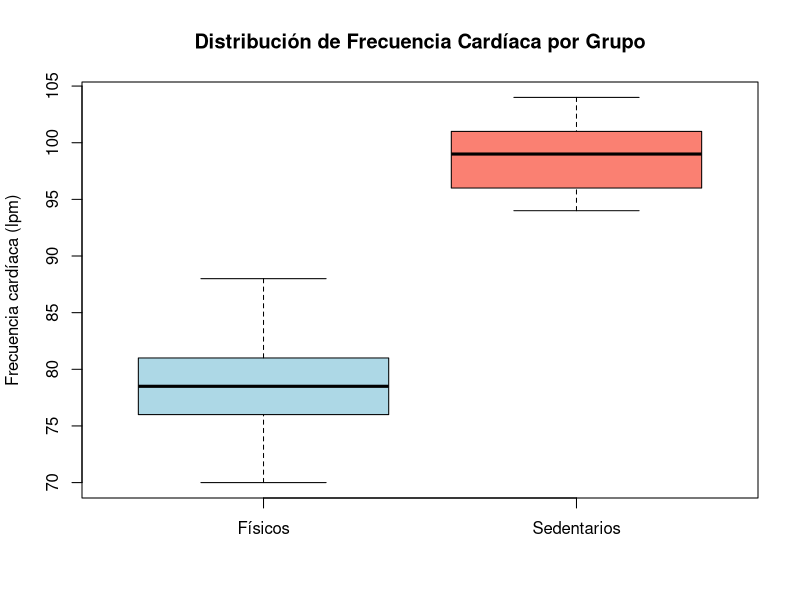

This figure's R source:
# Datos de frecuencia cardíaca (modificados)
frec_fisica <- c(70, 75, 80, 78, 72, 82, 79, 81, 77, 77,
                 75, 76, 80, 77, 73, 82, 79, 85, 76, 82,
                 88, 80, 81, 79, 75, 78, 74, 79, 77, 81)

frec_sedentaria <- c(95, 100, 98, 97, 95, 102, 103, 99, 96, 94,
                     101, 97, 100, 102, 96, 104, 101, 99, 98, 95,
                     94, 100, 99, 96, 101, 102, 97, 103, 98, 99)

# Calcular estadísticas directamente
media_fisica <- mean(frec_fisica)
media_sedentaria <- mean(frec_sedentaria)

sd_fisica <- sd(frec_fisica)
sd_sedentaria <- sd(frec_sedentaria)

cv_fisica <- (sd_fisica / media_fisica) * 100
cv_sedentaria <- (sd_sedentaria / media_sedentaria) * 100

# Prueba t de Student
t_prueba <- t.test(frec_fisica, frec_sedentaria)

# Resultados
cat("\nEstadísticas descriptivas:\n")
cat("Frecuencia física - Media:", media_fisica, 
    ", Desviación estándar:", sd_fisica, 
    ", CV:", cv_fisica, "%\n")
cat("Frecuencia sedentaria - Media:", media_sedentaria, 
    ", Desviación estándar:", sd_sedentaria, 
    ", CV:", cv_sedentaria, "%\n\n")

# Grafico 
boxplot(frec_fisica, frec_sedentaria,
        names = c("Físicos", "Sedentarios"),
        col = c("lightblue", "salmon"),
        main = "Distribución de Frecuencia Cardíaca por Grupo",
        ylab = "Frecuencia cardíaca (lpm)")

# Mostrar resultado de la prueba t
cat("\nResultados de la prueba t de Student:\n")
cat("Valor p:", t_prueba$p.value, "\n")

# Hipótesis y conclusión
if (t_prueba$p.value < 0.05) {
  cat("Se rechaza H₀ y se acepta H₁: hay una diferencia significativa entre las frecuencias cardíacas de los dos grupos.\n")
} else {
  cat("No se rechaza H₀: no hay evidencia suficiente para afirmar que existe una diferencia significativa.\n")
}